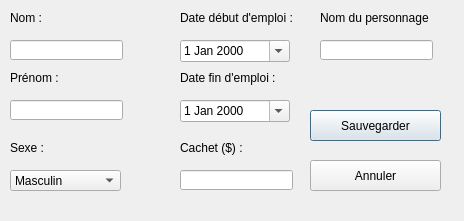
<?xml version="1.0" encoding="UTF-8"?>
<ui version="4.0">
 <class>Dialog</class>
 <widget class="QDialog" name="Dialog">
  <property name="geometry">
   <rect>
    <x>0</x>
    <y>0</y>
    <width>464</width>
    <height>221</height>
   </rect>
  </property>
  <property name="windowTitle">
   <string>Dialog</string>
  </property>
  <widget class="QLabel" name="label">
   <property name="geometry">
    <rect>
     <x>10</x>
     <y>10</y>
     <width>111</width>
     <height>16</height>
    </rect>
   </property>
   <property name="text">
    <string>Nom :</string>
   </property>
  </widget>
  <widget class="QLabel" name="label_2">
   <property name="geometry">
    <rect>
     <x>10</x>
     <y>70</y>
     <width>111</width>
     <height>16</height>
    </rect>
   </property>
   <property name="text">
    <string>Prénom :</string>
   </property>
  </widget>
  <widget class="QComboBox" name="comboBox">
   <property name="geometry">
    <rect>
     <x>10</x>
     <y>170</y>
     <width>111</width>
     <height>21</height>
    </rect>
   </property>
   <item>
    <property name="text">
     <string>Masculin</string>
    </property>
   </item>
   <item>
    <property name="text">
     <string>Feminin</string>
    </property>
   </item>
   <item>
    <property name="text">
     <string>Non defini</string>
    </property>
   </item>
  </widget>
  <widget class="QLabel" name="label_3">
   <property name="geometry">
    <rect>
     <x>10</x>
     <y>140</y>
     <width>111</width>
     <height>16</height>
    </rect>
   </property>
   <property name="text">
    <string>Sexe :</string>
   </property>
  </widget>
  <widget class="QLineEdit" name="lineEdit">
   <property name="geometry">
    <rect>
     <x>10</x>
     <y>40</y>
     <width>113</width>
     <height>20</height>
    </rect>
   </property>
  </widget>
  <widget class="QLineEdit" name="lineEdit_2">
   <property name="geometry">
    <rect>
     <x>10</x>
     <y>100</y>
     <width>113</width>
     <height>20</height>
    </rect>
   </property>
  </widget>
  <widget class="QDateEdit" name="dateEdit">
   <property name="geometry">
    <rect>
     <x>180</x>
     <y>40</y>
     <width>110</width>
     <height>22</height>
    </rect>
   </property>
   <property name="calendarPopup">
    <bool>true</bool>
   </property>
  </widget>
  <widget class="QDateEdit" name="dateEdit_2">
   <property name="geometry">
    <rect>
     <x>180</x>
     <y>100</y>
     <width>110</width>
     <height>22</height>
    </rect>
   </property>
   <property name="calendarPopup">
    <bool>true</bool>
   </property>
  </widget>
  <widget class="QLabel" name="label_4">
   <property name="geometry">
    <rect>
     <x>180</x>
     <y>10</y>
     <width>121</width>
     <height>16</height>
    </rect>
   </property>
   <property name="text">
    <string>Date début d'emploi :</string>
   </property>
  </widget>
  <widget class="QLabel" name="label_5">
   <property name="geometry">
    <rect>
     <x>180</x>
     <y>70</y>
     <width>121</width>
     <height>16</height>
    </rect>
   </property>
   <property name="text">
    <string>Date fin d'emploi :</string>
   </property>
  </widget>
  <widget class="QLabel" name="label_6">
   <property name="geometry">
    <rect>
     <x>180</x>
     <y>140</y>
     <width>111</width>
     <height>16</height>
    </rect>
   </property>
   <property name="text">
    <string>Cachet ($) :</string>
   </property>
  </widget>
  <widget class="QLineEdit" name="lineEdit_3">
   <property name="geometry">
    <rect>
     <x>180</x>
     <y>170</y>
     <width>113</width>
     <height>20</height>
    </rect>
   </property>
  </widget>
  <widget class="QPushButton" name="pushButton">
   <property name="geometry">
    <rect>
     <x>310</x>
     <y>110</y>
     <width>131</width>
     <height>31</height>
    </rect>
   </property>
   <property name="text">
    <string>Sauvegarder</string>
   </property>
  </widget>
  <widget class="QPushButton" name="pushButton_2">
   <property name="geometry">
    <rect>
     <x>310</x>
     <y>160</y>
     <width>131</width>
     <height>31</height>
    </rect>
   </property>
   <property name="text">
    <string>Annuler</string>
   </property>
  </widget>
  <widget class="QLabel" name="label_7">
   <property name="geometry">
    <rect>
     <x>320</x>
     <y>10</y>
     <width>111</width>
     <height>16</height>
    </rect>
   </property>
   <property name="text">
    <string>Nom du personnage :</string>
   </property>
  </widget>
  <widget class="QLineEdit" name="lineEdit_4">
   <property name="geometry">
    <rect>
     <x>320</x>
     <y>40</y>
     <width>113</width>
     <height>20</height>
    </rect>
   </property>
  </widget>
 </widget>
 <resources/>
 <connections/>
</ui>
